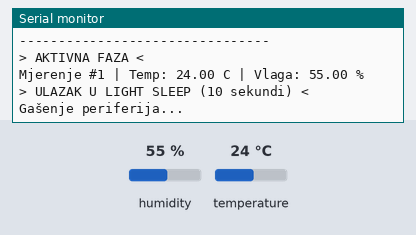
This sketch was run on a simulated ESP32. On the bench: the last lines printed to the serial monitor. The inputs (shaded band) are chosen by the test bench; at power-on: humidity 55 %, temperature 24 °C.

Above: at 2.7 s.
2.8 s: humidity set to 22 %
At 4.8 s:
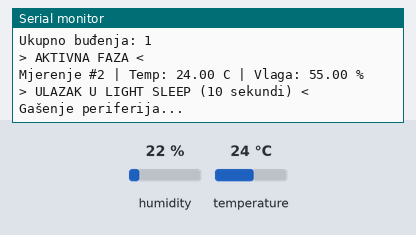
7.5 s: temperature set to 12 °C
At 9.25 s:
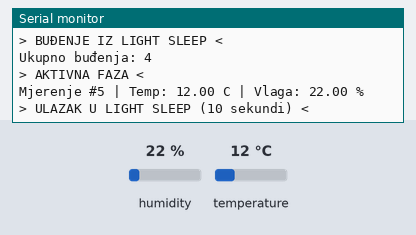
12.2 s: humidity set to 40 %
At 13.5 s:
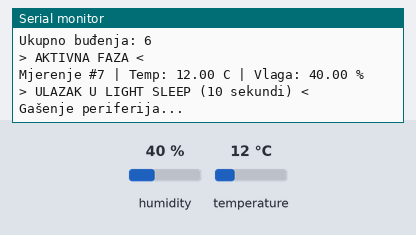
Timing chart, 0 to 15.2 s (numbered marks = the images above; inputs shaded):
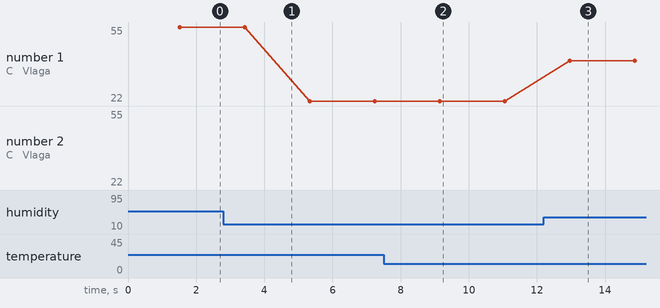

Measured:
- after the input at 7.5 s, the serial monitor: prints a new line after 1.6 s (image 2)
- after the input at 12.2 s, the serial monitor: prints a new line after 0.76 s (image 3)
- plotted number 1: 55 → 22 after the input at 2.8 s, 22 → 40 after the input at 12.2 s

The sketch:

main.ino
```cpp
#include <DHT.h>
#include "esp_sleep.h"

#define DHT_PIN        4
#define DHT_TYPE       DHT22
#define SLEEP_SECONDS  10
#define MAX_MEASUREMENTS 10

RTC_DATA_ATTR int measurementCount = 0;
RTC_DATA_ATTR int totalWakeups     = 0;
RTC_DATA_ATTR float temperatures[MAX_MEASUREMENTS];
RTC_DATA_ATTR float humidities[MAX_MEASUREMENTS];

DHT dht(DHT_PIN, DHT_TYPE);

//OBNAVLJANJE MODULA NAKON BUĐENJA
void wakeUp() {
  Serial.begin(115200);
  delay(200);
  dht.begin();
  delay(500);
  Serial.println("> BUĐENJE IZ LIGHT SLEEP <");
  Serial.print("Ukupno buđenja: ");
  Serial.println(totalWakeups);
}


void doMeasurement() {
  Serial.println("> AKTIVNA FAZA <");

  float temp = dht.readTemperature();
  float hum  = dht.readHumidity();

  if (isnan(temp) || isnan(hum)) {
    Serial.println("Greška pri čitanju senzora!");
    return;
  }

  // Spremanje u RTC memoriju
  temperatures[measurementCount] = temp;
  humidities[measurementCount]   = hum;
  measurementCount++;
  totalWakeups++;

  Serial.print("Mjerenje #");
  Serial.print(totalWakeups);
  Serial.print(" | Temp: ");
  Serial.print(temp);
  Serial.print(" C | Vlaga: ");
  Serial.print(hum);
  Serial.println(" %");
}

//ISPIS 10 MJERENJA
void printAllMeasurements() {
  Serial.println("\n=== SVIH 10 MJERENJA ===");
  for (int i = 0; i < MAX_MEASUREMENTS; i++) {
    Serial.print("  [");
    Serial.print(i + 1);
    Serial.print("] Temp: ");
    Serial.print(temperatures[i]);
    Serial.print(" C | Vlaga: ");
    Serial.print(humidities[i]);
    Serial.println(" %");
  }
  Serial.println("============================\n");

  // Reset brojača
  measurementCount = 0;
  Serial.println("Spremnik resetiran. Novi ciklus počinje...\n");
}

//GAŠENJE PERIFERIJA PRIJE SLEEPA
void disablePeripherals() {
  Serial.println("Gašenje periferija...");
  pinMode(DHT_PIN, OUTPUT);
  digitalWrite(DHT_PIN, LOW);
  delay(100);
  Serial.flush();
}

//ULAZAK U LIGHT SLEEP
void goToSleep() {
  Serial.print("> ULAZAK U LIGHT SLEEP (");
  Serial.print(SLEEP_SECONDS);
  Serial.println(" sekundi) <\n");
  delay(100);

  disablePeripherals();

  esp_sleep_enable_timer_wakeup(SLEEP_SECONDS * 1000000ULL);

  esp_light_sleep_start();

  wakeUp();
}

void setup() {
  Serial.begin(115200);
  delay(1000);
  dht.begin();
  delay(500);
  Serial.println("\n--- ESP32 Datalogger pokrenut ---");
  Serial.println("Platforma  : ESP32");
  Serial.println("Sleep mode : Light Sleep");
  Serial.println("Buđenje    : Timer (svakih 10s)");
  Serial.println("Memorija   : RTC_DATA_ATTR");
  Serial.println("--------------------------------\n");
}

void loop() {
  doMeasurement();

  if (measurementCount >= MAX_MEASUREMENTS) {
    printAllMeasurements();
  }

  goToSleep();
}
```
